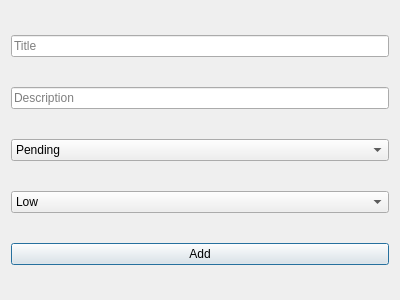
<?xml version="1.0" encoding="UTF-8"?>
<ui version="4.0">
 <class>AddTaskDialog</class>
 <widget class="QDialog" name="AddTaskDialog">
  <property name="geometry">
   <rect>
    <x>0</x>
    <y>0</y>
    <width>400</width>
    <height>300</height>
   </rect>
  </property>
  <property name="windowTitle">
   <string>Add Task</string>
  </property>
  <layout class="QVBoxLayout" name="verticalLayout">
   <item>
    <widget class="QLineEdit" name="titleInput">
     <property name="placeholderText">
      <string>Title</string>
     </property>
    </widget>
   </item>
   <item>
    <widget class="QLineEdit" name="descriptionInput">
     <property name="placeholderText">
      <string>Description</string>
     </property>
    </widget>
   </item>
   <item>
    <widget class="QComboBox" name="statusInput">
     <item>
      <property name="text">
       <string>Pending</string>
      </property>
     </item>
     <item>
      <property name="text">
       <string>In Progress</string>
      </property>
     </item>
     <item>
      <property name="text">
       <string>Completed</string>
      </property>
     </item>
    </widget>
   </item>
   <item>
    <widget class="QComboBox" name="priorityInput">
     <item>
      <property name="text">
       <string>Low</string>
      </property>
     </item>
     <item>
      <property name="text">
       <string>Medium</string>
      </property>
     </item>
     <item>
      <property name="text">
       <string>High</string>
      </property>
     </item>
    </widget>
   </item>
   <item>
    <widget class="QPushButton" name="addButton">
     <property name="text">
      <string>Add</string>
     </property>
    </widget>
   </item>
  </layout>
 </widget>
 <resources/>
 <connections/>
</ui>
